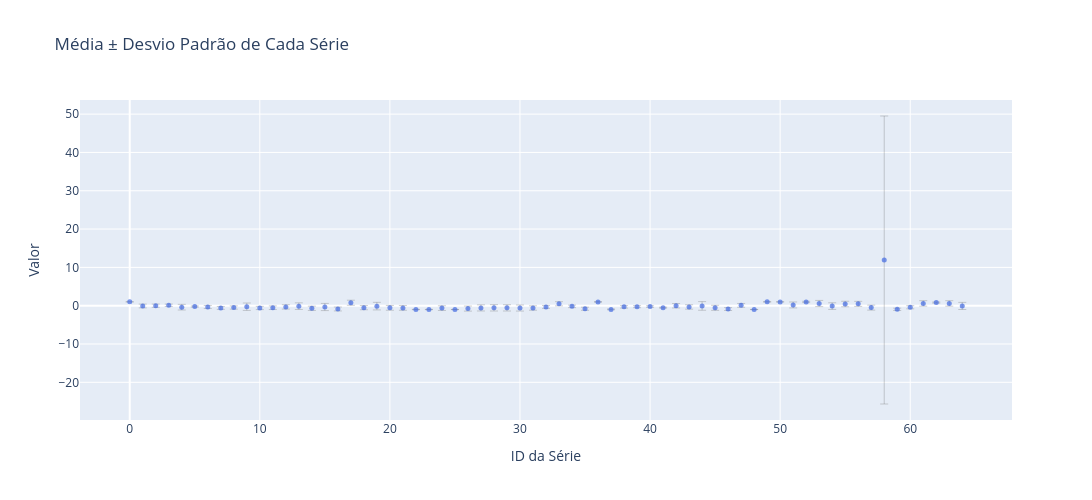
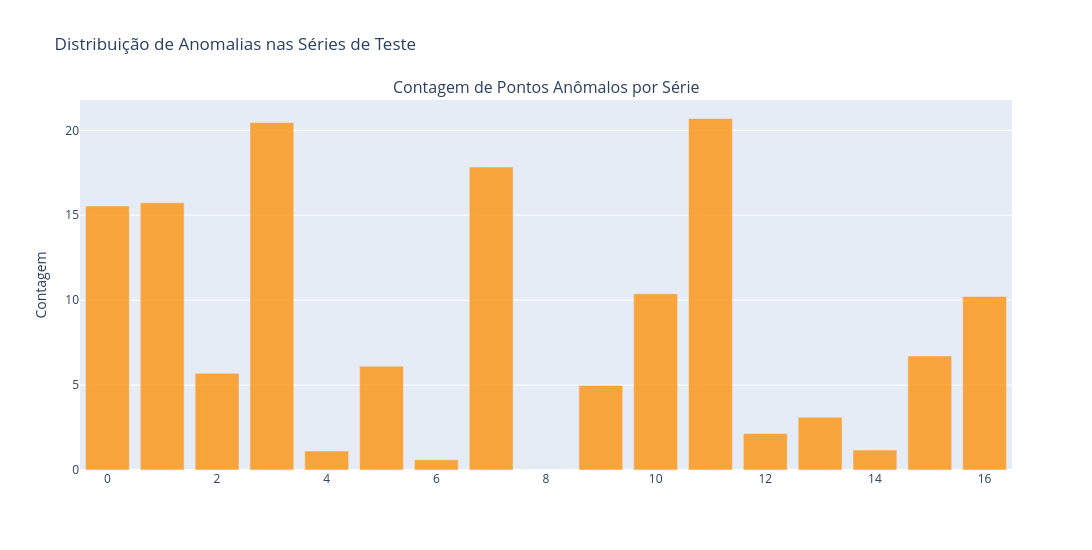

The code cell stored with these charts, in order, in its notebook:
### Markdown cell above
## Exploratory Data Analysis

### Code cell
# ============================================================
# EXPLORAÇÃO E VISUALIZAÇÃO
# ============================================================

import numpy as np
import plotly.graph_objects as go
from plotly.subplots import make_subplots
from statsmodels.tsa.stattools import acf, pacf
from darts import TimeSeries


# Função para calcular estatísticas de cada série
def calculate_series_stats(series: TimeSeries):
    """Calcula estatísticas para uma série temporal Darts."""
    # Converte para numpy array e remove NaN corretamente
    values_nan = series.values().flatten()
    values = values_nan[~np.isnan(values_nan)]

    # Estatísticas básicas
    mean = np.mean(values)
    std = np.std(values)
    q1 = np.percentile(values, 25)
    q2 = np.percentile(values, 50)  # mediana
    q3 = np.percentile(values, 75)

    # Porcentagem de NaN
    pct_nan = (np.isnan(values).sum() / len(values)) * 100

    # Elementos acima de 3 desvios padrão
    above_3std = np.sum(np.abs(values - mean) > 3 * std)

    # ACF e PACF (até 20 lags ou menos se a série for menor)
    max_lags = min(20, len(values) // 2)
    if max_lags > 1:
        acf_values = acf(values, nlags=max_lags, fft=True)
        pacf_values = pacf(values, nlags=max_lags)
    else:
        acf_values = np.array([np.nan])
        pacf_values = np.array([np.nan])

    return {
        "mean": mean,
        "std": std,
        "q1": q1,
        "q2": q2,
        "q3": q3,
        "pct_nan": pct_nan,
        "above_3std": above_3std,
        "acf": acf_values,
        "pacf": pacf_values,
        "length": len(values),
    }


# Itera sobre as séries de TREINO (train_values é list[TimeSeries])
print("Calculando estatísticas para cada série de treino...")
stats_list = []

for idx, series in enumerate(train_values):
    stats = calculate_series_stats(series)
    stats["series_id"] = idx
    stats_list.append(stats)

    if (idx + 1) % max(1, int(len(train_values) / 10)) == 0:
        print(f"Progresso: {((idx + 1) / len(train_values)) * 100:.1f}%")

print(f"Total de séries processadas: {len(stats_list)}")

# Cria DataFrame principal
df_stats = pd.DataFrame([{k: v for k, v in s.items() if k not in ["acf", "pacf"]} for s in stats_list])

# Separa ACF e PACF em colunas
df_acf = pd.DataFrame(
    [s["acf"] for s in stats_list],
    columns=[f"acf_lag{i}" for i in range(len(stats_list[0]["acf"]))],
)
df_pacf = pd.DataFrame(
    [s["pacf"] for s in stats_list],
    columns=[f"pacf_lag{i}" for i in range(len(stats_list[0]["pacf"]))],
)

# Concatena tudo
df_stats = pd.concat([df_stats, df_acf, df_pacf], axis=1)

print(f"DataFrame de estatísticas criado: {df_stats.shape}")
print(df_stats.head())


# ============================================================
# VISUALIZAÇÕES
# ============================================================

# --- Gráfico de Média por série com barras de desvio padrão ---
fig_mean_std = go.Figure()

fig_mean_std.add_trace(
    go.Scatter(
        x=df_stats["series_id"],
        y=df_stats["mean"],
        mode="markers",
        name="Média",
        marker=dict(color="royalblue", size=5, opacity=0.7),
        error_y=dict(
            type="data",
            array=df_stats["std"],
            visible=True,
            color="rgba(100,100,100,0.3)",
            thickness=1,
        ),
        hovertemplate="Série %{x}<br>Média=%{y:.4f}±%{customdata:.4f}<extra></extra>",
        customdata=df_stats["std"],
    )
)

fig_mean_std.update_layout(
    title="Média ± Desvio Padrão de Cada Série",
    xaxis_title="ID da Série",
    yaxis_title="Valor",
    width=1400,
    height=500,
    hovermode="closest",
)
fig_mean_std.show()


# --- Quantidade de anomalias por série (test_labels agora é list[TimeSeries]) ---
# Converte cada TimeSeries de label para numpy array
anomaly_counts = np.array([int(lbl_ts.values(copy=False).sum()) for lbl_ts in test_labels])
anomaly_pct = np.array([float(lbl_ts.values(copy=False).mean() * 100) for lbl_ts in test_labels])
series_ids = np.arange(len(test_labels))

fig_anomaly = make_subplots(
    rows=1,
    cols=1,
    subplot_titles=("Contagem de Pontos Anômalos por Série", "% de Anomalias por Série"),
    shared_xaxes=True,
    vertical_spacing=0.12,
)


fig_anomaly.add_trace(
    go.Bar(
        x=series_ids,
        y=anomaly_pct,
        name="% Anomalias",
        marker_color="darkorange",
        opacity=0.75,
        hovertemplate="Série %{x}<br>% Anomalias=%{y:.2f}%<extra></extra>",
    ),
    row=1,
    col=1,
)

fig_anomaly.update_layout(
    title="Distribuição de Anomalias nas Séries de Teste",
    height=550,
    width=1400,
    hovermode="closest",
    showlegend=False,
)
fig_anomaly.update_xaxes(title_text="ID da Série", row=2, col=1)
fig_anomaly.update_yaxes(title_text="Contagem", row=1, col=1)
fig_anomaly.update_yaxes(title_text="%", row=2, col=1)
fig_anomaly.show()

print("\n=== ANOMALIAS ===")
print(f"Séries com anomalias: {(anomaly_counts > 0).sum()} / {len(anomaly_counts)}")
print(f"Total de pontos anômalos: {anomaly_counts.sum()}")
print(f"Média de anomalias por série: {anomaly_counts.mean():.1f}")
print(f"% média de anomalias por série: {anomaly_pct.mean():.2f}%")

# Estatísticas resumidas
print("\n=== RESUMO DAS ESTATÍSTICAS ===")
print(f"Média global: {df_stats['mean'].mean():.4f}")
print(f"Desvio padrão médio: {df_stats['std'].mean():.4f}")
print(f"Séries com > 0% NaN: {(df_stats['pct_nan'] > 0).sum()}")
print(f"Máximo % NaN: {df_stats['pct_nan'].max():.1f}%")
print(f"Média de elementos acima de 3 std: {df_stats['above_3std'].mean():.2f}")

### Figure 1 — Plotly figure (JSON) as saved in the notebook; plotly's stock layout.template omitted (floating-point values rounded to 4 significant figures)
{"data": [{"customdata": [0.02152, 0.495, 0.4309, 0.3172, 0.7368, 0.162, 0.3983, 0.3766, 0.4234, 0.965, 0.4221, 0.4692, 0.5712, 0.8652, 0.5558, 0.934, 0.5092, 0.6648, 0.5501, 0.9934, 0.6259, 0.6192, 0.04576, 0.03899, 0.6153, 0.02254, 0.6578, 0.8045, 0.8302, 0.8238, 0.7933, 0.5699, 0.3849, 0.5459, 0.3336, 0.4021, 0.07577, 0.1042, 0.3235, 0.2622, 0.2135, 0.1234, 0.5834, 0.5721, 1.125, 0.6585, 0.3808, 0.5002, 0.02331, 0.02294, 0.03344, 0.7803, 0.174, 0.8063, 0.8646, 0.7165, 0.6573, 0.6513, 37.59, 0.306, 0.4057, 0.7157, 0.1455, 0.7157, 0.9308], "error_y": {"array": [0.02152, 0.495, 0.4309, 0.3172, 0.7368, 0.162, 0.3983, 0.3766, 0.4234, 0.965, 0.4221, 0.4692, 0.5712, 0.8652, 0.5558, 0.934, 0.5092, 0.6648, 0.5501, 0.9934, 0.6259, 0.6192, 0.04576, 0.03899, 0.6153, 0.02254, 0.6578, 0.8045, 0.8302, 0.8238, 0.7933, 0.5699, 0.3849, 0.5459, 0.3336, 0.4021, 0.07577, 0.1042, 0.3235, 0.2622, 0.2135, 0.1234, 0.5834, 0.5721, 1.125, 0.6585, 0.3808, 0.5002, 0.02331, 0.02294, 0.03344, 0.7803, 0.174, 0.8063, 0.8646, 0.7165, 0.6573, 0.6513, 37.59, 0.306, 0.4057, 0.7157, 0.1455, 0.7157, 0.9308], "color": "rgba(100,100,100,0.3)", "thickness": 1, "type": "data", "visible": true}, "hovertemplate": "Série %{x}<br>Média=%{y:.4f}±%{customdata:.4f}<extra></extra>", "marker": {"color": "royalblue", "opacity": 0.7, "size": 5}, "mode": "markers", "name": "Média", "type": "scatter", "x": [0, 1, 2, 3, 4, 5, 6, 7, 8, 9, 10, 11, 12, 13, 14, 15, 16, 17, 18, 19, 20, 21, 22, 23, 24, 25, 26, 27, 28, 29, 30, 31, 32, 33, 34, 35, 36, 37, 38, 39, 40, 41, 42, 43, 44, 45, 46, 47, 48, 49, 50, 51, 52, 53, 54, 55, 56, 57, 58, 59, 60, 61, 62, 63, 64], "y": [0.9998, -0.0709, -0.0007044, 0.1061, -0.3832, -0.2308, -0.339, -0.5841, -0.4777, -0.2623, -0.5965, -0.5279, -0.3094, -0.1224, -0.6842, -0.3407, -0.8595, 0.7677, -0.5113, -0.1146, -0.5607, -0.5772, -0.9968, -0.9969, -0.63, -0.9997, -0.7532, -0.5744, -0.5559, -0.5598, -0.6045, -0.6033, -0.3244, 0.4952, -0.1758, -0.798, 0.9901, -0.9645, -0.3066, -0.2576, -0.2276, -0.5134, -0.01042, -0.3309, -0.06168, -0.5534, -0.8729, 0.08449, -0.9997, 0.9997, 0.9944, 0.1912, 0.9761, 0.5679, -0.1073, 0.4414, 0.4812, -0.5007, 11.93, -0.95, -0.409, 0.595, 0.8113, 0.595, -0.06227]}], "layout": {"height": 500, "hovermode": "closest", "title": {"text": "Média ± Desvio Padrão de Cada Série"}, "width": 1400, "xaxis": {"title": {"text": "ID da Série"}}, "yaxis": {"title": {"text": "Valor"}}}}

### Figure 2 — Plotly figure (JSON) as saved in the notebook; plotly's stock layout.template omitted (floating-point values rounded to 4 significant figures)
{"data": [{"hovertemplate": "Série %{x}<br>% Anomalias=%{y:.2f}%<extra></extra>", "marker": {"color": "darkorange"}, "name": "% Anomalias", "opacity": 0.75, "type": "bar", "x": [0, 1, 2, 3, 4, 5, 6, 7, 8, 9, 10, 11, 12, 13, 14, 15, 16], "xaxis": "x", "y": [15.54, 15.73, 5.692, 20.46, 1.118, 6.111, 0.6021, 17.84, 0.0, 4.979, 10.37, 20.7, 2.145, 3.112, 1.172, 6.715, 10.22], "yaxis": "y"}], "layout": {"annotations": [{"font": {"size": 16}, "showarrow": false, "text": "Contagem de Pontos Anômalos por Série", "x": 0.5, "xanchor": "center", "xref": "paper", "y": 1, "yanchor": "bottom", "yref": "paper"}], "height": 550, "hovermode": "closest", "showlegend": false, "title": {"text": "Distribuição de Anomalias nas Séries de Teste"}, "width": 1400, "xaxis": {"anchor": "y", "domain": [0, 1]}, "yaxis": {"anchor": "x", "domain": [0, 1], "title": {"text": "Contagem"}}}}
